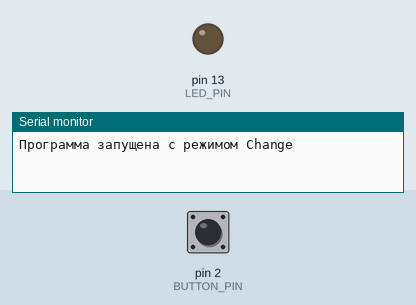
The sketch below on a simulated Arduino Uno, built with avr-gcc and run on an emulated ATmega328P. Parts: output pins drawn as LEDs (lit = HIGH), the last lines printed to the serial monitor. Dashed ring = blinking. The inputs (shaded band) are chosen by the test bench; at power-on: pin 2 (BUTTON_PIN) HIGH.

Above: at 0.1 s.
At 1.2 s:
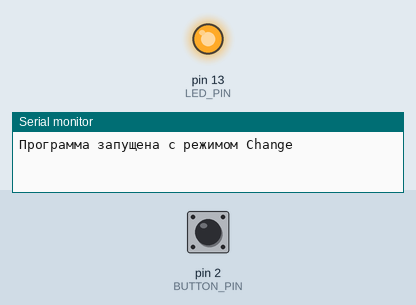
1.3 s: pin 2 (BUTTON_PIN) pulled LOW for 0.15 s
4.3 s: pin 2 (BUTTON_PIN) pulled LOW for 1 s
At 6.9 s:
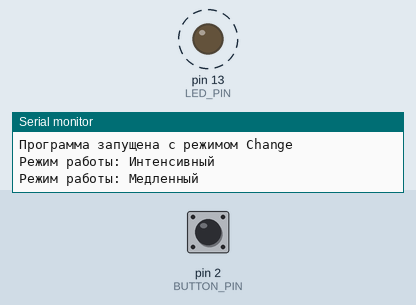
Timing chart, 0 to 13.3 s (numbered marks = the images above; inputs shaded):
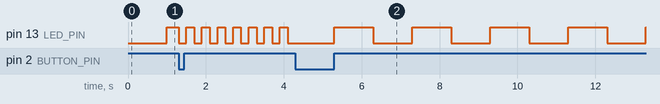

The sketch:

labN3_1.ino
```cpp
const int LED_PIN = 13;
const int BUTTON_PIN = 2;
volatile bool fastMode = false;
unsigned long previousMillis = 0;
int ledState = LOW;
bool lastButtonState = HIGH;


const unsigned long SLOW_INTERVAL = 1000;
const unsigned long FAST_INTERVAL = 200;

void setup() {
  pinMode(LED_PIN, OUTPUT);
  pinMode(BUTTON_PIN, INPUT_PULLUP);


  attachInterrupt(digitalPinToInterrupt(BUTTON_PIN), buttonISR, CHANGE);

  Serial.begin(9600);
  Serial.println("Программа запущена с режимом Change");
}

void loop() {
  unsigned long currentInterval = fastMode ? FAST_INTERVAL : SLOW_INTERVAL;
  unsigned long currentMillis = millis();

  if (currentMillis - previousMillis >= currentInterval) {
    previousMillis = currentMillis;
    ledState = (ledState == LOW) ? HIGH : LOW;
    digitalWrite(LED_PIN, ledState);
  }
}

void buttonISR() {
  static unsigned long lastInterruptTime = 0;
  unsigned long interruptTime = millis();
  int currentButtonState = digitalRead(BUTTON_PIN);

  if (currentButtonState == LOW && lastButtonState == HIGH) {
    if (interruptTime - lastInterruptTime > 200) {
      fastMode = !fastMode;
      previousMillis = interruptTime;
      ledState = LOW;
      digitalWrite(LED_PIN, ledState);

      Serial.print("Режим работы: ");
      Serial.println(fastMode ? "Интенсивный" : "Медленный");
    }
    lastInterruptTime = interruptTime;
  }

  lastButtonState = currentButtonState;
}
```

Measured:
- after the input at 4.3 s, pin 13 (LED_PIN): alternates HIGH for 1.0 s and LOW for 1.0 s, starting after 1.0 s
- by itself, pin 13 (LED_PIN): alternates HIGH for 0.20 s and LOW for 0.20 s
